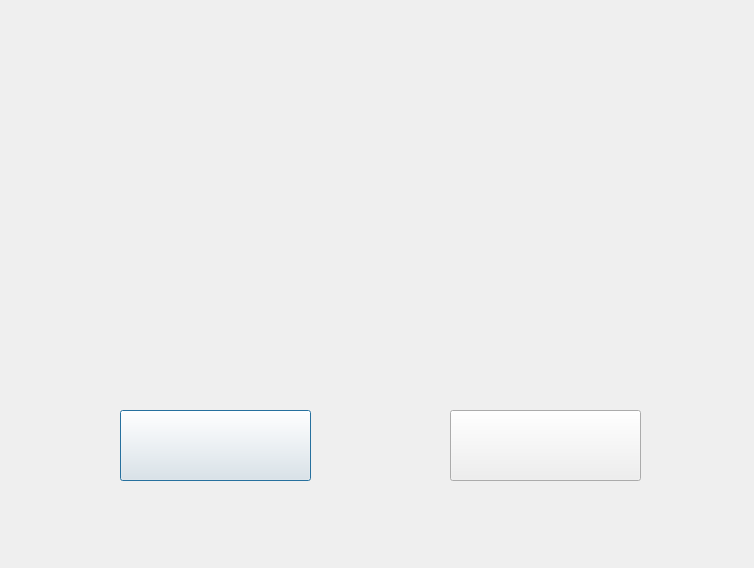
<?xml version="1.0" encoding="UTF-8"?>
<ui version="4.0">
 <class>StartWindow</class>
 <widget class="QDialog" name="StartWindow">
  <property name="geometry">
   <rect>
    <x>0</x>
    <y>0</y>
    <width>754</width>
    <height>568</height>
   </rect>
  </property>
  <property name="windowTitle">
   <string>Galaxy Game</string>
  </property>
  <widget class="QPushButton" name="playButton">
   <property name="geometry">
    <rect>
     <x>120</x>
     <y>410</y>
     <width>191</width>
     <height>71</height>
    </rect>
   </property>
   <property name="text">
    <string/>
   </property>
  </widget>
  <widget class="QPushButton" name="quitButton">
   <property name="geometry">
    <rect>
     <x>450</x>
     <y>410</y>
     <width>191</width>
     <height>71</height>
    </rect>
   </property>
   <property name="autoFillBackground">
    <bool>false</bool>
   </property>
   <property name="text">
    <string/>
   </property>
  </widget>
 </widget>
 <resources/>
 <connections>
  <connection>
   <sender>quitButton</sender>
   <signal>clicked()</signal>
   <receiver>StartWindow</receiver>
   <slot>close()</slot>
   <hints>
    <hint type="sourcelabel">
     <x>537</x>
     <y>458</y>
    </hint>
    <hint type="destinationlabel">
     <x>596</x>
     <y>434</y>
    </hint>
   </hints>
  </connection>
 </connections>
</ui>
